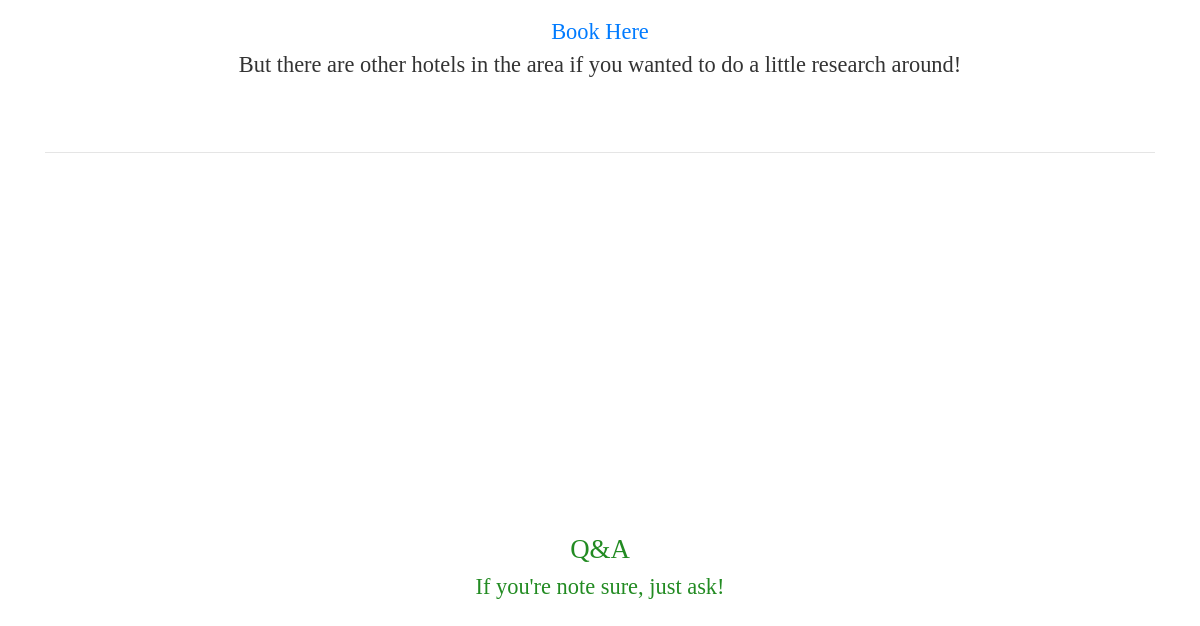
Before: / (signed in, lower part) with the older database file.
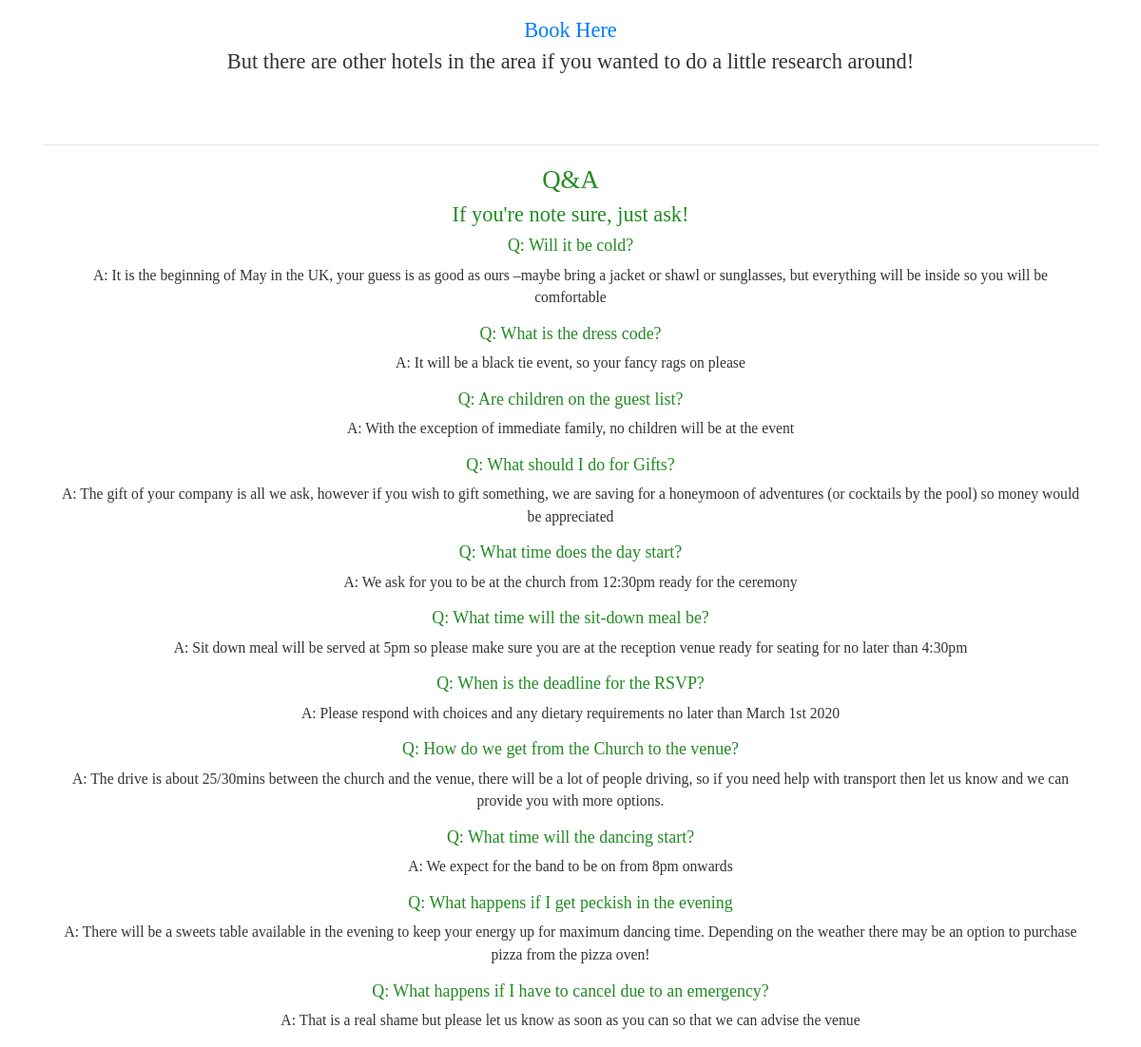
After: the same page with the newer database file.
### rsvp/models.py (models this page shows, shortened)
class Question(models.Model):
    question = models.CharField(max_length=200)
    answer = models.CharField(max_length=200)
    day_question = models.BooleanField(default=False)

### rsvp/views.py (the view, shortened to what this page needs)
# urls.py: path('', login_required(MainEvent.as_view()), name='home'),
class MainEvent(TemplateView):
    model = Guest
    template_name = 'rsvp/main.html'
    def get_questions(self):
        if len(self.request.user.groups.all()) > 0:
            return Question.objects.all()
        else:
            return Question.objects.filter(day_question=False)
    def get_guests(self):
        return Guest.objects.filter(user=self.get_user())
    def get_user(self):
        return User.objects.get(pk=self.request.user.pk)
    def get_context_data(self, **kwargs):
        context = super().get_context_data(**kwargs)
        user = self.get_user()
        context['guests'] = Guest.objects.filter(user=user)
        context['questions'] = self.get_questions()
        return context
    def get(self, request):
        form = RSVPFormset(instance=self.get_user())
        self.get_questions()
        guests = self.get_guests()
        forms = zip(form, guests)
        context = self.get_context_data()
        context['forms'] = forms
        context['form'] = form
        return render(request, self.template_name, context)

### rsvp/templates/rsvp/main.html (shortened to what this page needs)
{% extends 'rsvp/index.html' %}
{% block content %}
    {% include 'rsvp/accommodation.html' %}
<hr size="2">
    {% include 'rsvp/faq.html' %}
{% endblock %}

### rsvp/templates/rsvp/index.html (shortened to what this page needs)
<!DOCTYPE html>
<html lang="en">
<head>
    {% load static %}
    <link rel="stylesheet" href="https://maxcdn.bootstrapcdn.com/bootstrap/4.0.0/css/bootstrap.min.css">
    <link rel="stylesheet" href="{% static 'rsvp/style.css' %}" type="text/css">
</head>
</html>
<body>
<main role="main" class="container">
{% block content %}
{% endblock %}
</main>
</body>

### rsvp/templates/rsvp/bridal.html (shortened to what this page needs)
{% load static %}

### rsvp/templates/rsvp/location.html (shortened to what this page needs)
{% load static %}

### rsvp/templates/rsvp/accommodation.html (shortened to what this page needs)
<div class="container pt-1 vh" style="display: table;">
    <div style="display:table-cell; vertical-align: middle;">
<div class="container">
    <div class="row">
        <div class="col">
            <div class="container text-center"><a href="https://www.spahotel.co.uk/stay-with-us" class="text-center">Book Here</a></div>
        </div>
        <div class="col my-auto text-center">
            But there are other hotels in the area if you wanted to do a little research around!
        </div>
    </div>
</div>
    </div>
</div>

### rsvp/templates/rsvp/rsvp.html (shortened to what this page needs)
{% load static %}
{% load crispy_forms_tags %}

### rsvp/templates/rsvp/faq.html (shortened to what this page needs)
<div class="container pt-1 vh text-center" style="display: table;">
    <div style="display:table-cell; vertical-align: middle;">
    <h1>Q&A</h1>
    <h2>If you're note sure, just ask!</h2>
        {% for question in questions %}
        <h3 class="faq">Q: {{ question.question }}</h3>
        <p>A: {{ question.answer|safe }}</p>
        {% endfor %}
</div>
</div>

### rsvp/static/rsvp/style.css (style rules this page uses)
body { font-family: 'Baskervville', cursive; background-color: white; color: #333333; font-size: 1.4em; font-weight: normal; }
html { scroll-behavior: smooth; }
p { font-size: .7em; }
h1 { font-family: 'Baskervville', cursive; font-size: 1.2em; color:forestgreen; }
h2 { font-size: 1em; color: forestgreen; }
h3 { font-size: .8em; }
h3.faq { font-size: .8em; color:forestgreen; }
div.vh { height:100vh; }

Changed rows visible on the page:
added Question: question "Will it be cold?", answer "It is the beginning of May in the UK, your guess is as good as ours –maybe bring a jacket or shawl or sunglasses, but everything will be inside so you will be comfortable"
added Question: question "What is the dress code?", answer "It will be a black tie event, so your fancy rags on please"
added Question: question "Are children on the guest list?", answer "With the exception of immediate family, no children will be at the event"
added Question: question "What should I do for Gifts?", answer "The gift of your company is all we ask, however if you wish to gift something, we are saving for a honeymoon of adventures (or cocktails by the pool) so money would be appreciated"
added Question: question "What time does the day start?", answer "We ask for you to be at the church from 12:30pm ready for the ceremony"
added Question: question "What time will the sit-down meal be?", answer "Sit down meal will be served at 5pm so please make sure you are at the reception venue ready for seating for no later than 4:30pm"
added Question: question "When is the deadline for the RSVP?", answer "Please respond with choices and any dietary requirements no later than March 1st 2020"
added Question: question "How do we get from the Church to the venue?", answer "The drive is about 25/30mins between the church and the venue, there will be a lot of people driving, so if you need help with transport then let us know and we can provide you with more options."
added Question: question "What time will the dancing start?", answer "We expect for the band to be on from 8pm onwards"
added Question: question "What happens if I get peckish in the evening", answer "There will be a sweets table available in the evening to keep your energy up for maximum dancing time. Depending on the weather there may be an option to purchase pizza from the pizza oven!"
added Question: question "What happens if I have to cancel due to an emergency?", answer "That is a real shame but please let us know as soon as you can so that we can advise the venue"
